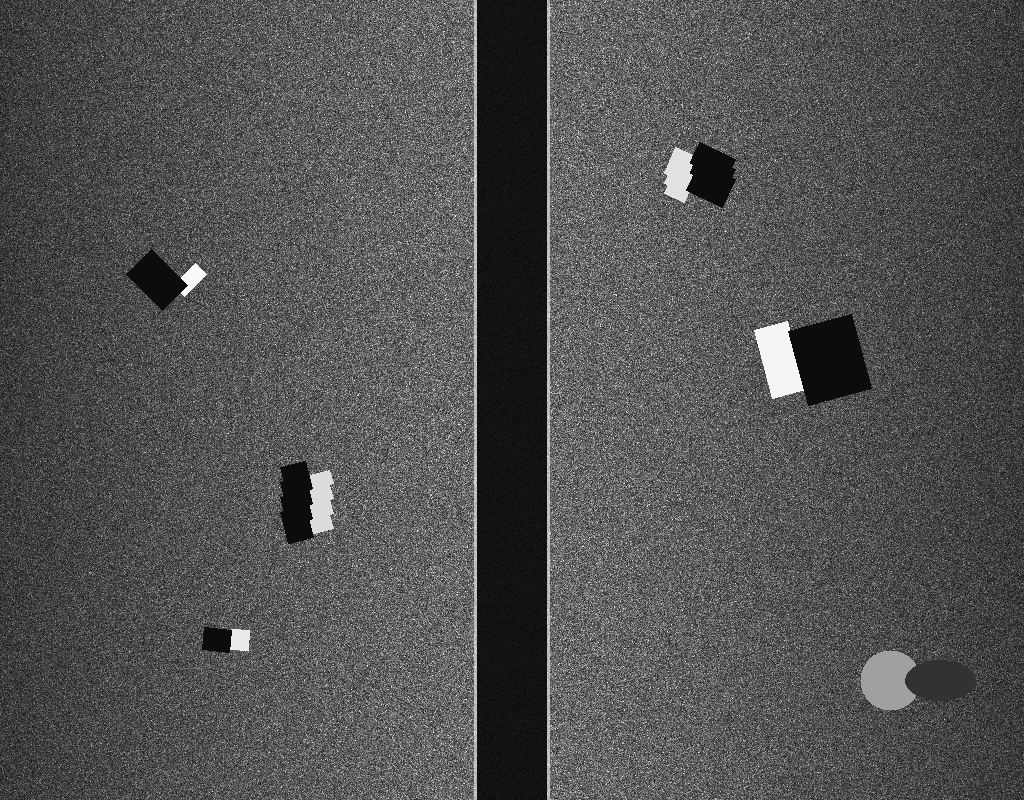
#> input picture artifacts/uploads/demo_coastal_survey_waterfall.png, 1024 x 800 px, found by its file name
$ python prepare_dataset.py
#> lines starting #> are read from the running program, lines starting #| are printed output that depends on the picture
### backend/config.py
import os
from pathlib import Path

BASE_DIR = Path(__file__).resolve().parent.parent
BACKEND_DIR = BASE_DIR / "backend"
DATA_DIR = BASE_DIR / "data"
DEMO_DIR = BASE_DIR / "demo"
MODELS_DIR = BASE_DIR / "models"
REPORTS_DIR = BASE_DIR / "artifacts" / "reports"
UPLOADS_DIR = BASE_DIR / "artifacts" / "uploads"

# Ensure runtime directories exist
for p in [REPORTS_DIR, UPLOADS_DIR, DATA_DIR / "raw", DATA_DIR / "processed", DATA_DIR / "sample"]:
    p.mkdir(parents=True, exist_ok=True)

# Database
DATABASE_URL = os.getenv("DATABASE_URL", f"sqlite:///{BASE_DIR}/artifacts/aquaforge.db")

# Host / Server
HOST = os.getenv("HOST", "0.0.0.0")
PORT = int(os.getenv("PORT", "8000"))
PUBLIC_APP_URL = os.getenv("PUBLIC_APP_URL", f"http://localhost:{PORT}")

# Security
MAX_UPLOAD_SIZE_BYTES = 100 * 1024 * 1024  # 100 MB
ALLOWED_MIME_TYPES = {
    "image/png",
    "image/jpeg",
    "image/tiff",
    "application/octet-stream",  # for raw sonar logs like .xtf, .jsf
}
ALLOWED_EXTENSIONS = {".png", ".jpg", ".jpeg", ".tif", ".tiff", ".xtf", ".jsf", ".json"}

# Project Metadata
PROJECT_NAME = "AQUAFORGE"
SIH_PROBLEM_ID = "SIH26057"
SIH_PROBLEM_TITLE = "AI-Powered Automated Underwater Marine Debris and Anomaly Detection System using Side-Scan Sonar Imagery"
ORGANIZATION = "Ministry of Earth Sciences (MoES) / National Institute of Ocean Technology (NIOT)"
THEME = "Disaster Management"
TEAM_NAME = "PRAYAS"
VERSION = "1.0.0-prototype"

### backend/sonar/preprocessing.py
import cv2
import numpy as np
from typing import Dict, Any, Tuple, Optional

class SonarPreprocessor:
    """
    Physics-informed Side-Scan Sonar (SSS) preprocessing engine.
    Handles nadir identification, TVG/beam pattern normalization,
    speckle noise suppression, slant-range correction, and CLAHE.
    """

    PRESETS = {
        "STANDARD": {
            "clahe_clip": 2.5,
            "clahe_grid": (8, 8),
            "denoise_h": 6,
            "filter_type": "bilateral",
            "percentile_low": 2.0,
            "percentile_high": 98.0,
        },
        "HIGH_CONTRAST": {
            "clahe_clip": 4.0,
            "clahe_grid": (8, 8),
            "denoise_h": 8,
            "filter_type": "bilateral",
            "percentile_low": 1.0,
            "percentile_high": 99.0,
        },
        "LOW_SNR": {
            "clahe_clip": 2.0,
            "clahe_grid": (12, 12),
            "denoise_h": 12,
            "filter_type": "median_bilateral",
            "percentile_low": 5.0,
            "percentile_high": 95.0,
        },
        "CONSERVATIVE": {
            "clahe_clip": 1.5,
            "clahe_grid": (6, 6),
            "denoise_h": 4,
            "filter_type": "gaussian",
            "percentile_low": 1.0,
            "percentile_high": 99.0,
        }
    }

    def __init__(self, preset: str = "STANDARD"):
        self.preset_name = preset if preset in self.PRESETS else "STANDARD"
        self.config = self.PRESETS[self.preset_name]

    def process(
        self,
        image: np.ndarray,
        sensor_altitude_m: Optional[float] = None,
        slant_range_max_m: Optional[float] = None
    ) -> Tuple[np.ndarray, Dict[str, Any]]:
        """
        Executes real physics-based sonar preprocessing.
        Returns:
            processed_image: uint8 numpy array (H, W) or (H, W, 3)
            diagnostics: Dict containing SNR, dynamic range, and filter stats.
        """
        # Ensure grayscale working image
        if len(image.shape) == 3:
            gray = cv2.cvtColor(image, cv2.COLOR_BGR2GRAY)
        else:
            gray = image.copy()

        h, w = gray.shape
        raw_mean = float(np.mean(gray))
        raw_std = float(np.std(gray))
        raw_snr = float(raw_mean / (raw_std + 1e-6))

        # Step 1: Beam Pattern / Time-Varying Gain (TVG) Normalization across range
        # Side-scan sonar has acoustic falloff with slant range.
        # Compute mean intensity profile across the horizontal range axis (W)
        range_profile = np.mean(gray, axis=0, dtype=np.float32)
        # Smooth the profile to prevent striping
        range_profile_smooth = cv2.GaussianBlur(range_profile.reshape(1, -1), (1, 31), 0)[0]
        # Normalize: target uniform background average of 120
        target_bg = 120.0
        gain_curve = target_bg / (range_profile_smooth + 1e-3)
        gain_curve = np.clip(gain_curve, 0.3, 3.0)  # Bound gain to prevent extreme noise amplification

        # Apply range gain
        tvg_corrected = gray.astype(np.float32) * gain_curve[np.newaxis, :]
        tvg_corrected = np.clip(tvg_corrected, 0, 255).astype(np.uint8)

        # Step 2: Slant-range ground correction if altitude and max range provided
        slant_corrected = tvg_corrected
        slant_applied = False
        if sensor_altitude_m is not None and slant_range_max_m is not None and slant_range_max_m > sensor_altitude_m:
            slant_corrected = self._apply_slant_range_correction(tvg_corrected, sensor_altitude_m, slant_range_max_m)
            slant_applied = True

        # Step 3: Speckle noise suppression
        filter_type = self.config["filter_type"]
        if filter_type == "bilateral":
            # Bilateral filter preserves sharp acoustic highlight-to-shadow edges while smoothing speckle
            denoised = cv2.bilateralFilter(slant_corrected, d=7, sigmaColor=35, sigmaSpace=7)
        elif filter_type == "median_bilateral":
            med = cv2.medianBlur(slant_corrected, 3)
            denoised = cv2.bilateralFilter(med, d=7, sigmaColor=50, sigmaSpace=7)
        else:
            denoised = cv2.GaussianBlur(slant_corrected, (5, 5), 1.2)

        # Step 4: Robust Percentile Stretch
        p_low = self.config["percentile_low"]
        p_high = self.config["percentile_high"]
        val_low = np.percentile(denoised, p_low)
        val_high = np.percentile(denoised, p_high)
        if val_high > val_low:
            stretched = np.clip((denoised - val_low) * (255.0 / (val_high - val_low)), 0, 255).astype(np.uint8)
        else:
            stretched = denoised

        # Step 5: CLAHE (Contrast-Limited Adaptive Histogram Equalization)
        clahe = cv2.createCLAHE(
            clipLimit=self.config["clahe_clip"],
            tileGridSize=self.config["clahe_grid"]
        )
        enhanced = clahe.apply(stretched)

        # Compute post-processing diagnostics
        post_mean = float(np.mean(enhanced))
        post_std = float(np.std(enhanced))
        post_snr = float(post_mean / (post_std + 1e-6))

        diagnostics = {
            "preset": self.preset_name,
            "raw_mean": round(raw_mean, 2),
            "raw_std": round(raw_std, 2),
            "raw_snr": round(raw_snr, 2),
            "post_mean": round(post_mean, 2),
            "post_std": round(post_std, 2),
            "post_snr": round(post_snr, 2),
            "snr_improvement_db": round(10.0 * np.log10(max(1e-3, post_snr / (raw_snr + 1e-6))), 2),
            "clahe_clip": self.config["clahe_clip"],
            "slant_range_corrected": slant_applied,
            "filter_applied": filter_type,
            "dimensions": {"width": w, "height": h}
        }

        # Return RGB image (replicated channels for detectors)
        out_bgr = cv2.cvtColor(enhanced, cv2.COLOR_GRAY2BGR)
        return out_bgr, diagnostics

    # [37 lines left out: function _apply_slant_range_correction, not called in this run]

### scripts/prepare_dataset.py
import os
import sys
import cv2
import json
import numpy as np
from pathlib import Path

REPO_ROOT = Path(__file__).resolve().parent.parent
sys.path.insert(0, str(REPO_ROOT))

from backend.config import DATA_DIR
from backend.sonar.preprocessing import SonarPreprocessor

def tile_sonar_waterfall(
    image_path: str,
    output_dir: str,
    tile_size: int = 640,
    stride: int = 480
):
    """
    Slices large continuous sonar waterfalls into overlapping 640x640 detection tiles.
    Applies sonar TVG and CLAHE preprocessing.
    """
    img = cv2.imread(image_path)
    if img is None:
        print(f"[Warning] Could not load image at {image_path}")
        return []

    h, w = img.shape[:2]
    preprocessor = SonarPreprocessor(preset="STANDARD")
    prep_bgr, _ = preprocessor.process(img)

    out_p = Path(output_dir)
    out_p.mkdir(parents=True, exist_ok=True)

    tiles_generated = []
    tile_idx = 0

    for y in range(0, max(1, h - tile_size + 1), stride):
        for x in range(0, max(1, w - tile_size + 1), stride):
            crop = prep_bgr[y:y+tile_size, x:x+tile_size]
            if crop.shape[0] == tile_size and crop.shape[1] == tile_size:
                tile_filename = f"tile_{tile_idx:04d}_y{y}_x{x}.png"
                tile_path = out_p / tile_filename
                cv2.imwrite(str(tile_path), crop)
                tiles_generated.append(str(tile_path))
                tile_idx += 1

    print(f"[AQUAFORGE] Generated {len(tiles_generated)} preprocessed tiles ({tile_size}x{tile_size}) in {output_dir}")
    return tiles_generated

if __name__ == "__main__":
    demo_file = REPO_ROOT / "demo" / "survey" / "demo_coastal_survey_waterfall.png"
    if demo_file.exists():
        tile_sonar_waterfall(str(demo_file), str(DATA_DIR / "processed" / "tiles"))
#> in tile_sonar_waterfall, img is the input picture: shape (800, 1024, 3); min 0, max 255, mean 81.7
#> in process, `raw_mean = float(np.mean(gray))`: raw_mean = 81.68
#> in process, `raw_std = float(np.std(gray))`: raw_std = 39.48
#> in process, `raw_snr = float(raw_mean / (raw_std + 1e-6))`: raw_snr = 2.07
#> in process, `range_profile = np.mean(gray, axis=0, dtype=np.float32)`: range_profile = 1024 values, max 189.9 at index 547, min 17.25 at index 534, mean 81.68
#> in process, `range_profile_smooth = cv2.GaussianBlur(range_profile.reshape(1, -1), ..`: range_profile_smooth has the same summary as range_profile
#> in process, `gain_curve = target_bg / (range_profile_smooth + 1e-3)`: gain_curve = 1024 values, max 6.95 at index 534, min 0.632 at index 547, mean 1.81
#> in process, `gain_curve = np.clip(gain_curve, 0.3, 3.0)`: gain_curve = 1024 values, max 3 at index 477, min 0.632 at index 547, mean 1.55
#> in process, `tvg_corrected = gray.astype(np.float32) * gain_curve[np.newaxis, :]`:
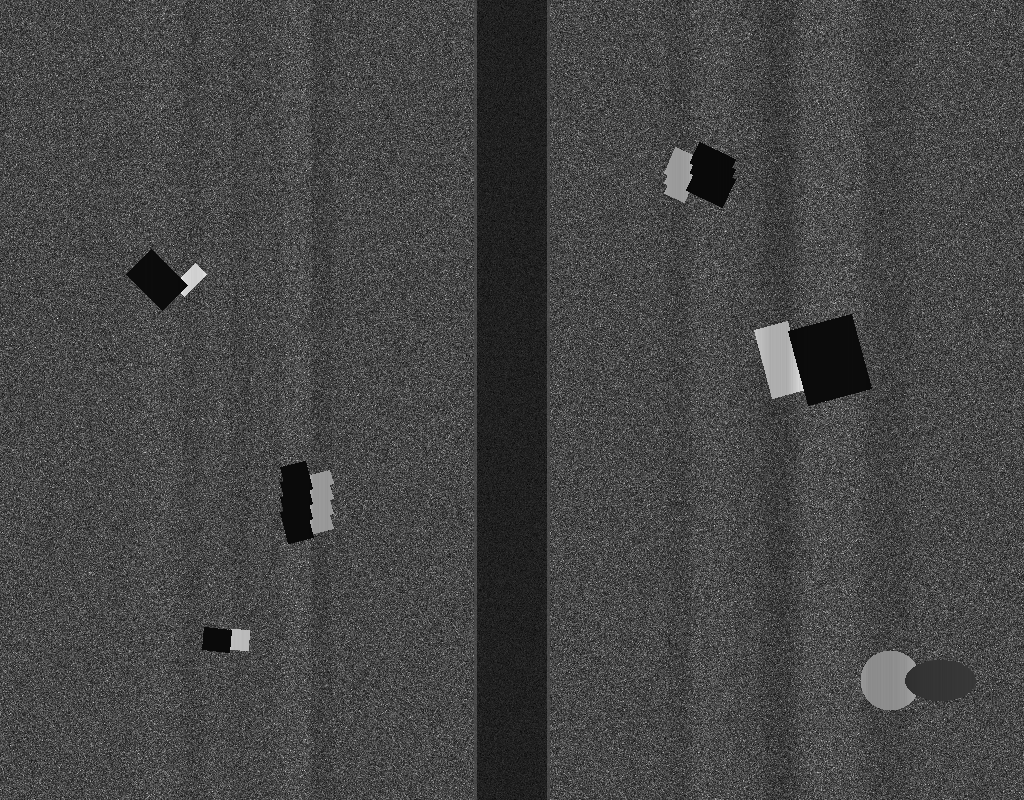
#> tvg_corrected: shape (800, 1024) float32; min 0, max 420.4, mean 115.4; drawn with min black and max white
#> in process, `tvg_corrected = np.clip(tvg_corrected, 0, 255).astype(np.uint8)`:
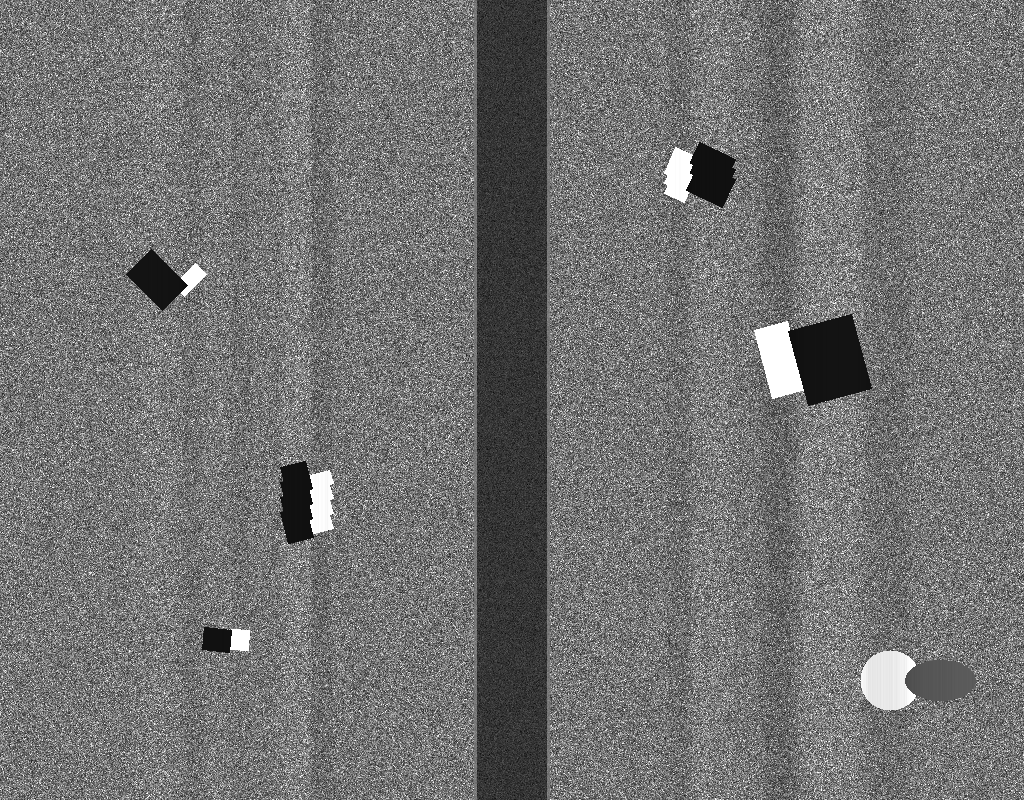
#> tvg_corrected: shape (800, 1024); min 0, max 255, mean 114.6
#> in process, `val_low = np.percentile(denoised, p_low)`: val_low = 49
#> in process, `val_high = np.percentile(denoised, p_high)`: val_high = 205
#> in process, `stretched = np.clip((denoised - val_low) * (255.0 / (val_high - val_lo..`:
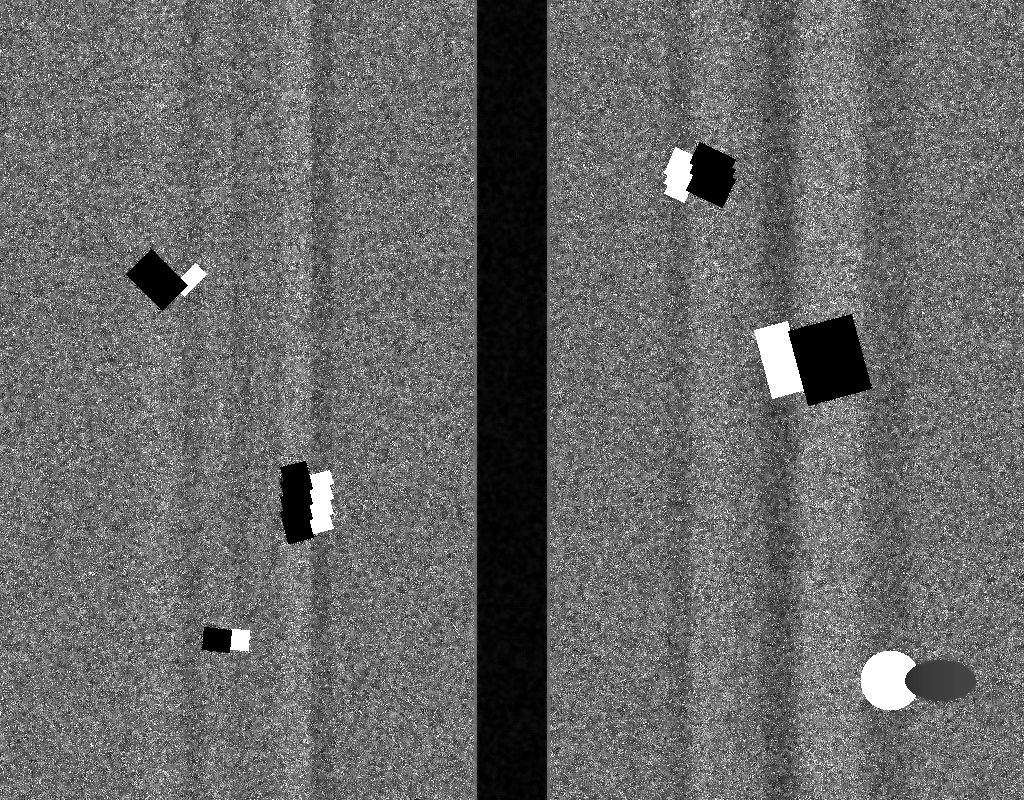
#> stretched: shape (800, 1024); min 0, max 255, mean 105.2
#> in process, `enhanced = clahe.apply(stretched)`:
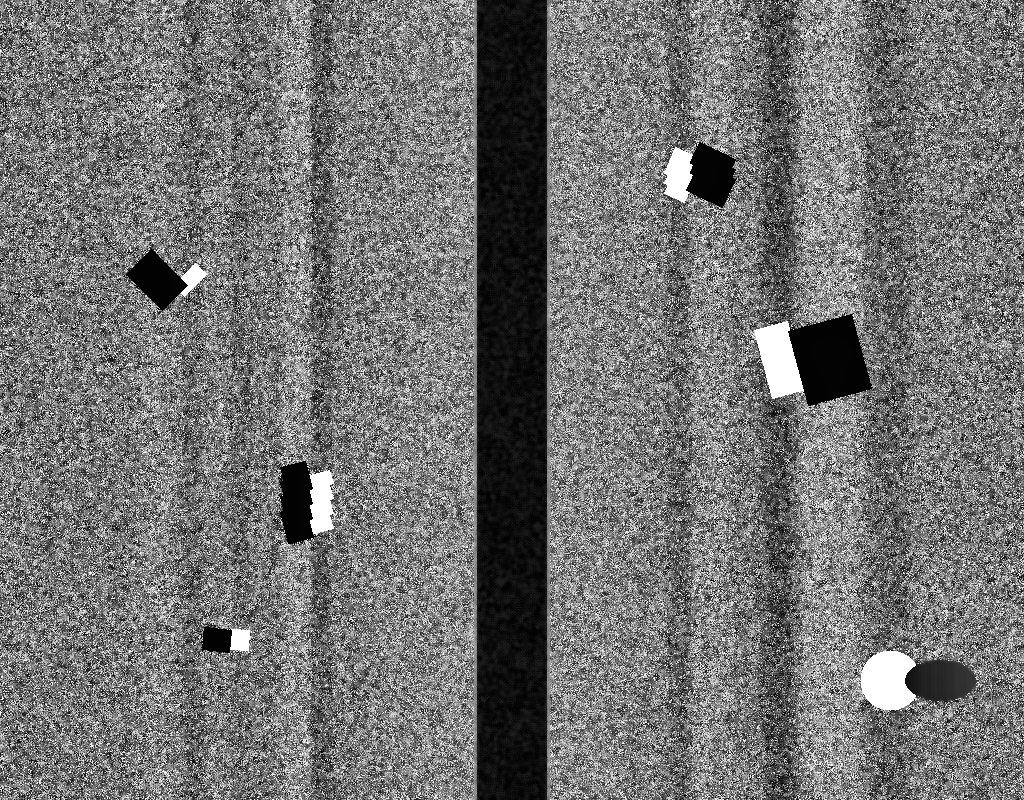
#> enhanced: shape (800, 1024); min 1, max 255, mean 115.3
#> in process, `post_mean = float(np.mean(enhanced))`: post_mean = 115.3
#> in process, `post_std = float(np.std(enhanced))`: post_std = 66.37
#> in process, `post_snr = float(post_mean / (post_std + 1e-6))`: post_snr = 1.74
#> the loop in tile_sonar_waterfall, `for y in range(0, max(1, h - tile_size + 1), stride):` made 1 pass
#> pass 1, in tile_sonar_waterfall, `cv2.imwrite(str(tile_path), crop)`:
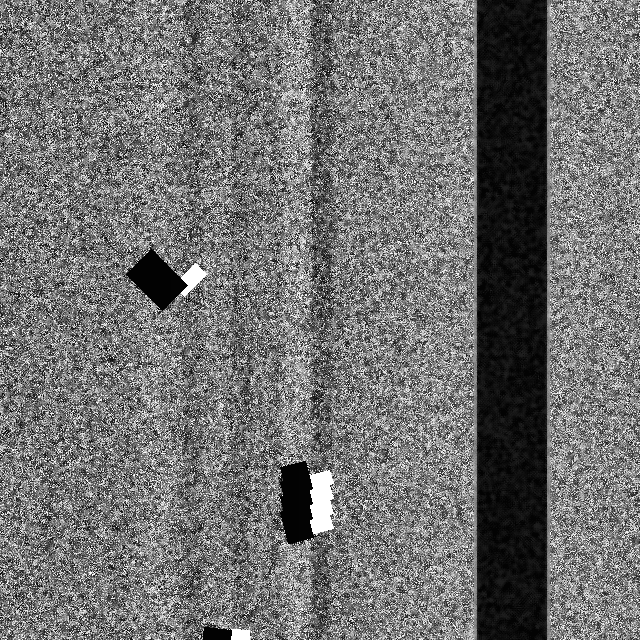
#> saved as tile_0000_y0_x0.png: shape (640, 640, 3); min 1, max 255, mean 112.3
#> after the loop in tile_sonar_waterfall, `for y in range(0, max(1, h - tile_size + 1), stride):`: tile_idx = 1; tiles_generated = 1 item
#| [AQUAFORGE] Generated 1 preprocessed tiles (640x640) in data/processed/tiles
    else:
        print("[AQUAFORGE] Demo waterfall not found. Run scripts/run_demo.py first.")
